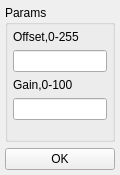
<?xml version="1.0" encoding="UTF-8"?>
<ui version="4.0">
 <class>cam_ui_qhy6Class</class>
 <widget class="QWidget" name="cam_ui_qhy6Class">
  <property name="geometry">
   <rect>
    <x>0</x>
    <y>0</y>
    <width>120</width>
    <height>175</height>
   </rect>
  </property>
  <property name="sizePolicy">
   <sizepolicy hsizetype="Fixed" vsizetype="Preferred">
    <horstretch>0</horstretch>
    <verstretch>0</verstretch>
   </sizepolicy>
  </property>
  <property name="minimumSize">
   <size>
    <width>120</width>
    <height>175</height>
   </size>
  </property>
  <property name="maximumSize">
   <size>
    <width>134</width>
    <height>175</height>
   </size>
  </property>
  <property name="windowTitle">
   <string>cam_ui_qhy6</string>
  </property>
  <layout class="QGridLayout" name="gridLayout">
   <property name="margin">
    <number>5</number>
   </property>
   <property name="spacing">
    <number>6</number>
   </property>
   <item row="0" column="0">
    <widget class="QGroupBox" name="ParamsGroupBox">
     <property name="sizePolicy">
      <sizepolicy hsizetype="MinimumExpanding" vsizetype="Preferred">
       <horstretch>0</horstretch>
       <verstretch>0</verstretch>
      </sizepolicy>
     </property>
     <property name="title">
      <string>Params</string>
     </property>
     <layout class="QVBoxLayout" name="verticalLayout">
      <property name="margin">
       <number>5</number>
      </property>
      <item>
       <widget class="QLabel" name="label_2">
        <property name="text">
         <string>Offset,0-255</string>
        </property>
       </widget>
      </item>
      <item>
       <widget class="QLineEdit" name="OffsetEdit"/>
      </item>
      <item>
       <widget class="QLabel" name="label_3">
        <property name="text">
         <string>Gain,0-100</string>
        </property>
       </widget>
      </item>
      <item>
       <widget class="QLineEdit" name="GainEdit"/>
      </item>
      <item>
       <spacer name="verticalSpacer">
        <property name="orientation">
         <enum>Qt::Vertical</enum>
        </property>
        <property name="sizeHint" stdset="0">
         <size>
          <width>20</width>
          <height>40</height>
         </size>
        </property>
       </spacer>
      </item>
     </layout>
    </widget>
   </item>
   <item row="1" column="0">
    <widget class="QPushButton" name="OkButton">
     <property name="text">
      <string>OK</string>
     </property>
    </widget>
   </item>
  </layout>
 </widget>
 <layoutdefault spacing="6" margin="11"/>
 <resources/>
 <connections/>
</ui>
